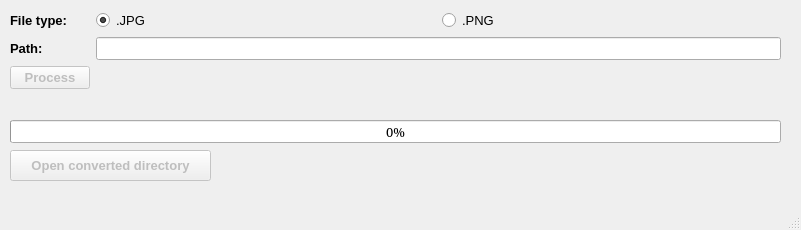
<?xml version="1.0" encoding="UTF-8"?>
<ui version="4.0">
 <class>MainWindow</class>
 <widget class="QMainWindow" name="MainWindow">
  <property name="geometry">
   <rect>
    <x>0</x>
    <y>0</y>
    <width>801</width>
    <height>230</height>
   </rect>
  </property>
  <property name="windowTitle">
   <string>File conversion</string>
  </property>
  <widget class="QWidget" name="centralwidget">
   <widget class="QWidget" name="formLayoutWidget">
    <property name="geometry">
     <rect>
      <x>10</x>
      <y>10</y>
      <width>771</width>
      <height>104</height>
     </rect>
    </property>
    <layout class="QFormLayout" name="formLayout">
     <item row="0" column="0">
      <widget class="QLabel" name="lblFileType">
       <property name="font">
        <font>
         <family>MS Sans Serif</family>
         <pointsize>10</pointsize>
         <weight>75</weight>
         <bold>true</bold>
        </font>
       </property>
       <property name="text">
        <string>File type:</string>
       </property>
      </widget>
     </item>
     <item row="0" column="1">
      <layout class="QHBoxLayout" name="horizontalLayout_3">
       <item>
        <widget class="QRadioButton" name="rdoJPG">
         <property name="font">
          <font>
           <family>MS Sans Serif</family>
           <pointsize>10</pointsize>
          </font>
         </property>
         <property name="text">
          <string>.JPG</string>
         </property>
         <property name="checked">
          <bool>true</bool>
         </property>
        </widget>
       </item>
       <item>
        <widget class="QRadioButton" name="rdoPNG">
         <property name="font">
          <font>
           <family>MS Sans Serif</family>
           <pointsize>10</pointsize>
          </font>
         </property>
         <property name="text">
          <string>.PNG</string>
         </property>
        </widget>
       </item>
      </layout>
     </item>
     <item row="1" column="0">
      <widget class="QLabel" name="lblPath">
       <property name="font">
        <font>
         <family>MS Sans Serif</family>
         <pointsize>10</pointsize>
         <weight>75</weight>
         <bold>true</bold>
        </font>
       </property>
       <property name="text">
        <string>Path:</string>
       </property>
      </widget>
     </item>
     <item row="1" column="1">
      <widget class="QLineEdit" name="txtPath">
       <property name="font">
        <font>
         <family>MS Sans Serif</family>
         <pointsize>10</pointsize>
        </font>
       </property>
       <property name="readOnly">
        <bool>true</bool>
       </property>
      </widget>
     </item>
     <item row="2" column="0">
      <widget class="QPushButton" name="btnProcess">
       <property name="enabled">
        <bool>false</bool>
       </property>
       <property name="font">
        <font>
         <family>MS Sans Serif</family>
         <pointsize>10</pointsize>
         <weight>75</weight>
         <bold>true</bold>
        </font>
       </property>
       <property name="text">
        <string>Process</string>
       </property>
      </widget>
     </item>
    </layout>
   </widget>
   <widget class="QProgressBar" name="progressBar">
    <property name="geometry">
     <rect>
      <x>10</x>
      <y>120</y>
      <width>771</width>
      <height>23</height>
     </rect>
    </property>
    <property name="font">
     <font>
      <family>MS Serif</family>
      <pointsize>10</pointsize>
     </font>
    </property>
    <property name="value">
     <number>0</number>
    </property>
   </widget>
   <widget class="QPushButton" name="btnOpenConvertedDir">
    <property name="enabled">
     <bool>false</bool>
    </property>
    <property name="geometry">
     <rect>
      <x>10</x>
      <y>150</y>
      <width>201</width>
      <height>31</height>
     </rect>
    </property>
    <property name="font">
     <font>
      <family>MS Sans Serif</family>
      <pointsize>10</pointsize>
      <weight>75</weight>
      <bold>true</bold>
     </font>
    </property>
    <property name="text">
     <string>Open converted directory</string>
    </property>
   </widget>
  </widget>
  <widget class="QStatusBar" name="statusbar"/>
  <widget class="QMenuBar" name="menubar">
   <property name="geometry">
    <rect>
     <x>0</x>
     <y>0</y>
     <width>801</width>
     <height>21</height>
    </rect>
   </property>
  </widget>
 </widget>
 <resources/>
 <connections/>
</ui>
